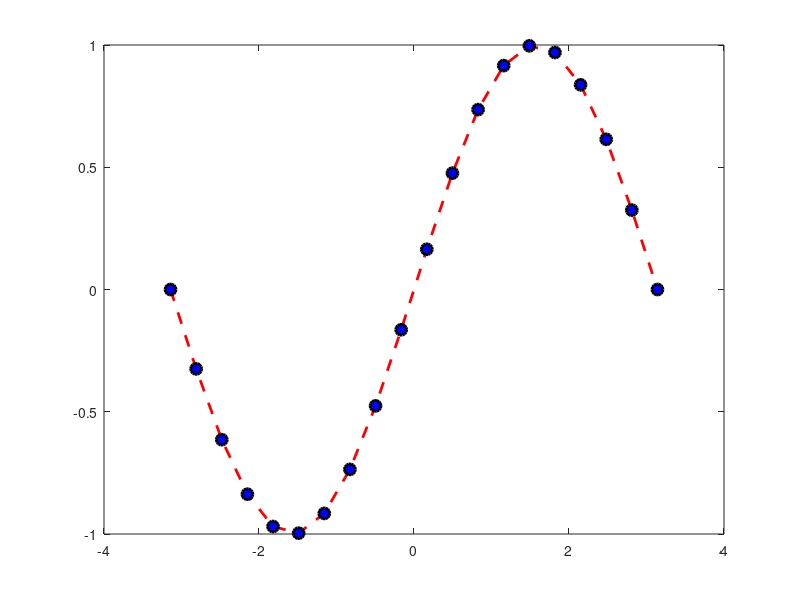
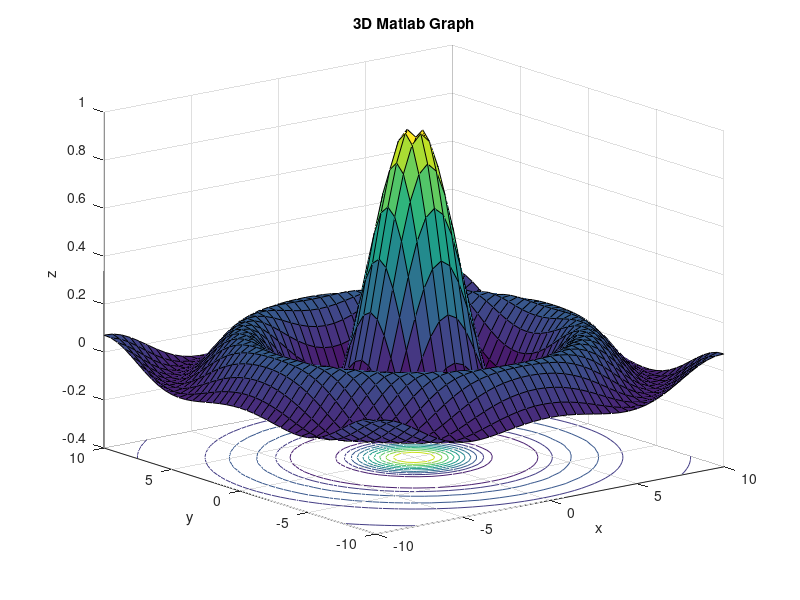

Write MATLAB code to recreate these figures, in order.
%% sinus grafiği
% sin fonk radyan bekler 
% sind derece bekler 
x = -180:180
y = sind(x)

xlabel("x")
ylabel("y")
plot(x, y)
grid on

%% grafik işlemleri
x = 0: pi/ 360 : 2*pi; % 0’dan 360’a açı dizisi oluşturduk.
y1 = sin(x);
y2 = cos(x);
plot(x,y1,x,y2);
legend('sin(x)','cos(x)')
grid
xlabel('açı (rad)')
title('sin(x) ve cos(x) Grafiği');


x = linspace(-pi,pi,20);
y = sin(x);
plot(x,y,'--ro','LineWidth',2,...
'MarkerEdgeColor','k',...
'MarkerFaceColor','b',...
'MarkerSize',8)
figure(2)


x=[0:5:360];
c=cos(x*pi/180); %Matlab da trigonometrik işlemler radyan cinsinden yapılır
s=sin(x*pi/180); %Matlab da trigonometrik işlemler radyan cinsinden yapılır
plot(x,c,'r-x',x,s,'b-o');
xlabel('x');
ylabel('cos(x) ve sin(x)');
title('0 - 360 derece arası kosinus ve sinus');
legend('cos(x)','sin(x)');

a1 = 10:20
a2 = 20:30

%% 3D
y = -10:0.5:10;
x = -10:0.5:10;
[X, Y] = meshgrid(x, y);
Z = sin(sqrt(X.^2+Y.^2)) ./ sqrt(X.^2+Y.^2);
surfc(X, Y, Z);
view(-38, 18);
title('3D Matlab Graph');
xlabel('x');
ylabel('y');
zlabel('z');
